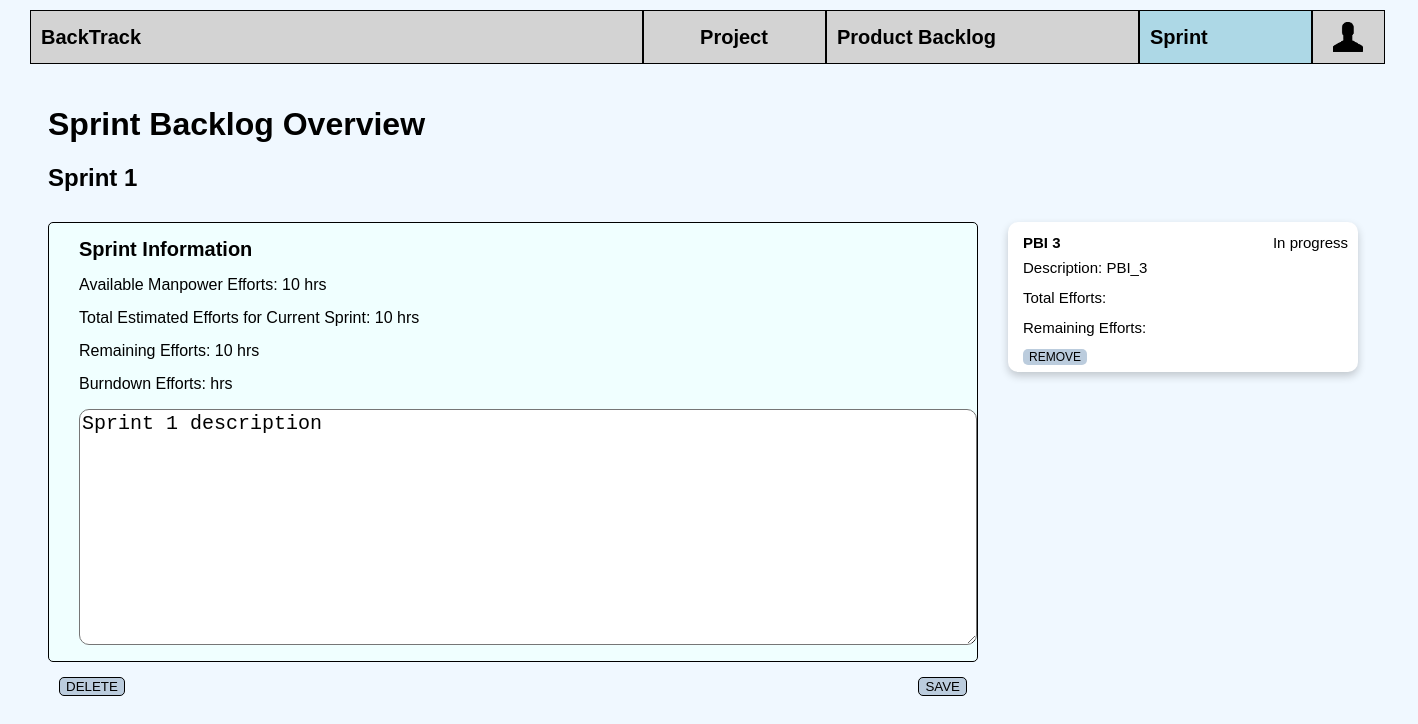
Page /sprints/ on the committed database.
### sprints/models.py (models this page shows, shortened)
class SprintBacklog(models.Model):
    number = models.IntegerField()
    objects = models.Manager()
    information = models.CharField(max_length=200, default="Description of the current sprint")
    totalEf = models.IntegerField(default=10, null=True)
    initialEf = models.IntegerField(default=10)
    remainEf = models.IntegerField(default=10, null=True)
    id = models.AutoField(primary_key=True)
    STATUS = (('C', 'created'), ('R', 'Removed'))
    status = models.CharField(max_length=10, choices=STATUS, default='created')

class Task(models.Model):
    id = models.AutoField(primary_key=True)
    pbi = models.ForeignKey(PBI, on_delete=models.CASCADE)
    objects = models.Manager()

class PBI(models.Model):
    description = models.CharField(max_length=200)
    id = models.AutoField(primary_key=True)
    STATUS = (('NS', 'Not started'), ('IP', 'In progress'), ('C', 'Complete'), ('NF', 'NotFinish'))
    status = models.CharField(max_length=10, choices=STATUS, default='NS')
    sprint = models.ForeignKey(SprintBacklog, null=True, on_delete=models.SET_NULL, blank=True)
    estimated_efforts = models.IntegerField(null=True)
    remainStory = models.IntegerField(null=True, default=10)
    priority=models.IntegerField(default=0)
    objects = models.Manager()
    cumulative_storypoint=models.IntegerField(null=True, default=0, blank=True)

### sprints/views.py (the view, shortened to what this page needs)
# urls.py: path('',views.SprintManagement, name='sprints'),
def SprintManagement(request):
    if SprintBacklog.objects.count() == 0:
    	return redirect('http://127.0.0.1:8000/sprints/createsprint')
    sprint = SprintBacklog.objects.get(number=1)
    tasks=Task.objects.all()
    for i in tasks:
        pbi_index=i.pbi.id
        pbi_update=PBI.objects.get(pk=pbi_index)
        pbi_update.status="IP"
        pbi_update.save()
    if request.method=="POST":
        info=request.POST.get('information_of_sprint',False)
        sprint.information=info
        sprint.save()
    return render(request,'sprints/sprints.html',{'task_list':tasks,'sprint':sprint})

### templates/sprints/sprints.html (shortened to what this page needs)
{% extends 'base.html' %}
{% block content %}
<div style="margin-left: 20px;margin-right: 120px; " class="container" id="currentSprint">
    <div class="row">
        <h1 style="text-align: left;margin-left: 20px;margin-top:40px">Sprint Backlog Overview</h1></div>
    <div class="row"><h2 style="text-align: left;margin: 20px">Sprint {{sprint.number}}</h2></div>
    <div class="row" style="display: flex;">
        <div class="column" style="flex: 70%; margin-top: 10px">
            <div id="SprintInfo">
                <div style="font-size:20px;"><b >Sprint Information</b></div>
                <div id="initialEf">Available Manpower Efforts: {{sprint.initialEf}} hrs </div>
                <div >Total Estimated Efforts for Current Sprint: <span id="totalEf">{{sprint.totalEf}}</span> hrs </div>
                <div>Remaining Efforts: <span id="remainingEf">{{sprint.remainEf}}</span> hrs </div>
                <div>Burndown Efforts:  hrs </div>
                <form name="description_of_sprint" method="POST">
                    <p><textarea name="information_of_sprint" style="border-radius:10px;margin-left:30px; font-size: 20px" rows="10" cols="73" title="description" >{{sprint.information}}</textarea></p>
                    <p style="text-align: right; padding-right: 10px; float: right;"><button style="background-color: #bbccdd;border: 1px black solid;border-radius: 5px" type="submit">SAVE</button></p>
                </form>
                <form action="delsprint/" method="POST">
                    <p style="text-align: right; padding-left: 10px; float: left;"><button style="background-color: #bbccdd;border: 1px black solid;border-radius: 5px" type="submit">DELETE</button></p>
                 </form>
            </div>
        </div>
        <div class="column" style="flex: 30%;margin-top: 10px">
            {% for task in task_list %}
            <div class="card" style="margin-bottom:8px;background-color: white;box-shadow: 0 4px 8px 0 rgba(0,0,0,0.2);margin-right: 30px">
                <a href="pbi{{task.pbi.id}}">
                <div class="cardcontainer" style="padding: 2px 10px;">
                    <div style="width:100%;display: flex">
                        <div style="flex: 50%;text-align: left;margin-left: 0"><b>PBI {{task.pbi.id}}</b></div>
                        <div class="cardStatus">{{task.pbi.get_status_display}}</div>
                    </div>
                        <div class="description">Description: {{task.pbi.description}}</div>
                        <div >Total Efforts:  </div>
                        <div >Remaining Efforts: </div>
                        <div>
                            <form action="" method="GET">
                                <button style="font-size:12px;border-radius: 5px;border: 0 none; background-color: #bbccdd" class="DeleteButton" name="DeleteButton" value="{{task.id}}">REMOVE</button>
                            </form>
                        </div>
                </div>
                </a>
            </div>
            {%empty%}
            <div>No PBI yet.</div>
            {% endfor %}
        </div>
    </div>
</div>
{% endblock %}

### projectManage/static/style.css (style rules this page uses)
a { text-decoration:none; color: black; }

### templates/sprints/sprints.html (style rules this page uses)
#SprintInfo { margin-left:20px; border-radius: 5px; background-color: azure; border: 1px black solid; }
#SprintInfo div { margin-left: 30px; margin-top: 15px; margin-bottom: 15px; }
.card { width:350px; height:150px; border-radius: 10px; margin-left:30px; box-shadow: 0 4px 8px 0 rgba(0,0,0,0.2); transition: 0.3s; }
.cardcontainer { height: 150px; }
.cardcontainer div { float:left; font-size: 15px; margin:5px; height: 20px; width:200px; }
.cardcontainer .cardStatus { flex: 50%; text-align: right; float:right; }

### rows in the picture
SprintBacklog: number "1", initialEf "10", totalEf "10", remainEf "10", information_of_sprint "Sprint 1 description"
Task: pbi.id "3", pbi.status "In progress", pbi.description "PBI_3", {{ task.id }} 4 (drawn)
